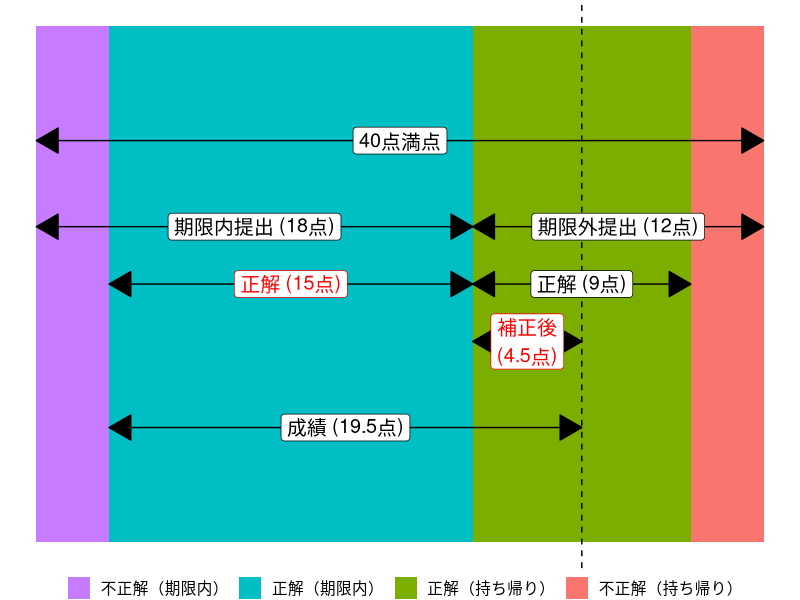

This figure's R source:
## ---- chunk 1
#| include: false
library(tidyverse)
knitr::opts_chunk$set(dev       = "ragg_png",
                      dpi       = 300,
                      fig.align = "center",
                      echo      = TRUE)
## ---- chunk 2
#| echo: false
#| fig-width: 10
#| fig-height: 5
tibble(y = c(1, 1, 1, 1),
       x = c(3, 15, 9, 3),
       z = c("不正解（期限内）", "正解（期限内）",
             "正解（持ち帰り）", "不正解（持ち帰り）")) %>%
   mutate(z = fct_inorder(z),
          z = fct_rev(z)) |> 
   ggplot() +
   geom_bar(aes(x = y, y = x, fill = z), stat = "identity") +
   annotate("segment", y = 0, yend = 30, x = 1.25, xend = 1.25,
            arrow = arrow(ends = "both", type = "closed")) +
   annotate("segment", y = 0, yend = 18, x = 1.1, xend = 1.1,
            arrow = arrow(ends = "both", type = "closed")) +
   annotate("segment", y = 18, yend = 30, x = 1.1, xend = 1.1,
            arrow = arrow(ends = "both", type = "closed")) +
   annotate("segment", y = 3, yend = 18, x = 1, xend = 1,
                arrow = arrow(ends = "both", type = "closed")) +
   annotate("segment", y = 18, yend = 27, x = 1, xend = 1,
                arrow = arrow(ends = "both", type = "closed")) +
   annotate("segment", y = 18, yend = 22.5, x = 0.9, xend = 0.9,
                arrow = arrow(ends = "both", type = "closed")) +
   annotate("segment", y = 3, yend = 22.5, x = 0.75, xend = 0.75,
                arrow = arrow(ends = "both", type = "closed")) +
   geom_hline(yintercept = 22.5, linetype = 2) +
   annotate("label", x = 1.25, y = 15, label = "40点満点", size = 5) +
   annotate("label", x = 1.1, y = 9, label = "期限内提出 (18点)", size = 5) +
   annotate("label", x = 1.1, y = 24, label = "期限外提出 (12点)", size = 5) +
   annotate("label", x = 1, y = 10.5, label = "正解 (15点)", size = 5,
            color = "red") +
   annotate("label", x = 1, y = 22.5, label = "正解 (9点)", size = 5) +
   annotate("label", x = 0.9, y = 20.25, label = "補正後\n(4.5点)", size = 5,
            color = "red") +
   annotate("label", x = 0.75, y = 12.75, label = "成績 (19.5点)", size = 5) +
   coord_flip() +
   labs(fill = "") +
   guides(fill = guide_legend(reverse = TRUE)) +
   theme_void(base_size = 14) +
   theme(legend.position = "bottom")
